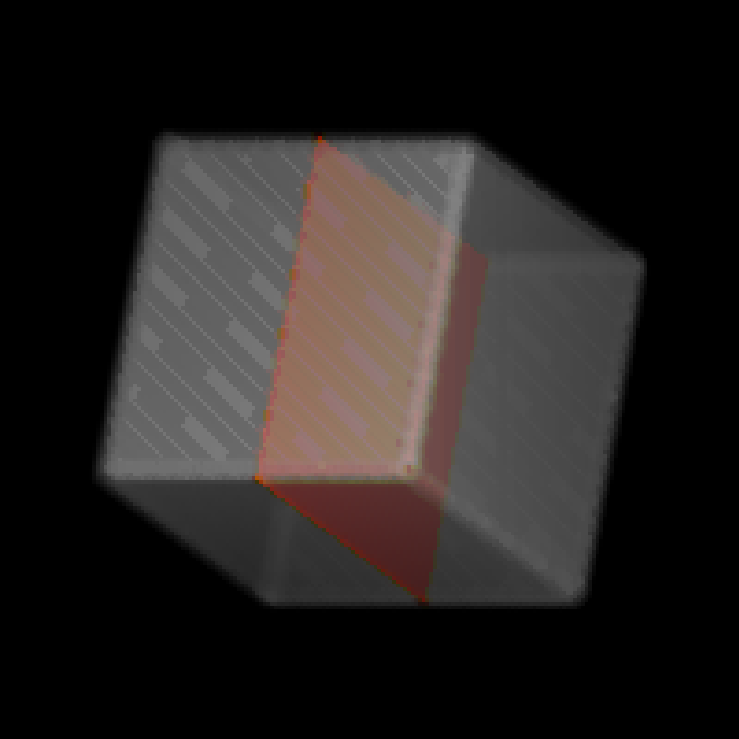

Source code (Python):
import sys
import numpy as np
import matplotlib.pyplot as plt
import matplotlib
matplotlib.use('TkAgg')
from scipy.interpolate import interpn
from scipy.spatial.transform import Rotation as R
from scipy import io
from scipy import ndimage as nimg

c_alpha_mask = 0.5
c_post_median = 3


def myTransferFunction(x, background=0.0):
    r = np.ones(shape=x.shape, dtype=np.float32)*background
    g = np.ones(shape=x.shape, dtype=np.float32)*background
    b = np.ones(shape=x.shape, dtype=np.float32)*background
    a = np.ones(shape=x.shape, dtype=np.float32)*0.000

    # mask
    #a[:] = x[:];
    r[:] = x[:]; g[:] = x[:]; b[:] = x[:]
    val = 1; a[x == val] = c_alpha_mask; r[x == val] = 1.0; g[x == val] = 1.0; b[x == val] = 1.0
    # walk
    val = 2; a[x == val] = 1.0; r[x == val] = 0.01; g[x == val] = 0.01; b[x == val] = 0.01
    # gt
    val = 4; a[x == val] = 1.0; r[x == val] = 1.0; g[x == val] = 0.0; b[x == val] = 0.0
    # cd_rl
    val = 5; a[x == val] = 1.0; r[x == val] = 31/255.0; g[x == val] = 151/255.0; b[x == val] = 1.0
    # cd_heat
    val = 6; a[x == val] = 1.0; r[x == val] = 0.0; g[x == val] = 1.0; b[x == val] = 0.0
    # cd_rule
    val = 7; a[x == val] = 1.0; r[x == val] = 1.0; g[x == val] = 0.06; b[x == val] = 0.94

    return r, g, b, a


def render(datacube, walk_mask, xyzangles=[0, 0, 0], save_filename="volumerender"+str(0)+".png"):
    print("calculating camera grid...")

    datacube = np.float32(datacube)
    datacube = nimg.uniform_filter(datacube, size=5)
    #datacube[datacube>0] = 1

    sx = nimg.sobel(datacube, axis=0, mode='constant')
    sy = nimg.sobel(datacube, axis=1, mode='constant')
    sz = nimg.sobel(datacube, axis=2, mode='constant')
    sob = np.sqrt(sx ** 2 + sy ** 2 + sz ** 2)
    datacube = np.float32(sob)
    datacube /= datacube.max()

    # Datacube Grid
    Nx, Ny, Nz = datacube.shape
    x = np.linspace(-Nx / 2, Nx / 2, Nx)
    y = np.linspace(-Ny / 2, Ny / 2, Ny)
    z = np.linspace(-Nz / 2, Nz / 2, Nz)
    points = (x, y, z)

    # Camera Grid / Query Points -- rotate camera view
    N = datacube.shape[0]
    M = 1*N
    c = np.linspace(-N / 2, N / 2, M)
    qx, qy, qz = np.meshgrid(c, c, c)

    rot = R.from_euler('YZX', xyzangles, degrees=True)
    q = np.array([qx.ravel(), qy.ravel(), qz.ravel()]).T
    qi = rot.apply(q)

    # ==== FIRST, RENDER VOLUME ONLY ()
    datacube2 = datacube.copy()
    #datacube2[datacube2>1] = 1

    camera_grid = interpn(points, datacube2, qi, method='linear', bounds_error=False, fill_value=0.0).reshape((M, M, M))

    grid = camera_grid.copy()
    #grid[grid>1] = 0
    print("computing surface-norms...")
    # get gradients/surface-norms
    grads = np.gradient(nimg.uniform_filter(grid, size=5))

    grads_magnitude = np.sqrt(grads[0]**2+grads[1]**2+grads[2]**2)
    grads_magnitude[grads_magnitude<1e-3] = 1
    grads_norm = grads[0]/grads_magnitude, grads[1]/grads_magnitude, grads[2]/grads_magnitude

    datacube2[walk_mask > 3] = walk_mask[walk_mask > 3]
    camera_grid = interpn(points, datacube2, qi, method='nearest', bounds_error=False, fill_value=0.0).reshape((M, M, M))
    camera_grid = np.round(camera_grid)

    # Interpolate onto Camera Grid
    #print(datacube.shape, qi.shape)

    print("determining colors and shades...")
    # color and shading
    red, green, blue, alpha = myTransferFunction(camera_grid)
    alpha[:] = grid[:]*c_alpha_mask
    alpha[camera_grid>2] = 1.0
    light_dir = np.array([1, 0.0, 0.0])
    light_dir = light_dir/np.linalg.norm(light_dir)

    grads_norm = grads_norm[0]*light_dir[0] + grads_norm[1]*light_dir[1] + grads_norm[2]*light_dir[2]
    #grads_norm[grads_norm<0.5] = 0.5
    grads_norm[camera_grid>2] = 7.0



    red = np.clip(red*grads_norm, 0.0, 1.0)
    green = np.clip(green * grads_norm, 0.0, 1.0)
    blue = np.clip(blue * grads_norm, 0.0, 1.0)
    alpha = np.clip(alpha * grads_norm, 0.005, 1.0)

    print("compositing...")
    # Do Volume Rendering
    image = np.ones((camera_grid.shape[1], camera_grid.shape[2], 3))*0.0
    for z, dataslice in enumerate(camera_grid):
        r, g, b, a = red[z, :, :], green[z, :, :], blue[z, :, :], alpha[z, :, :]
        image[:, :, 0] = a * r + (1 - a) * image[:, :, 0]
        image[:, :, 1] = a * g + (1 - a) * image[:, :, 1]
        image[:, :, 2] = a * b + (1 - a) * image[:, :, 2]

    image = nimg.median_filter(image, 3)
    image = np.clip(image, 0.0, 1.0)

    plt.figure(figsize=(4, 4), dpi=80)
    plt.imshow(image)
    plt.axis('off')

    plt.show()
    plt.pause(0.05)
    plt.savefig(save_filename, dpi=240, bbox_inches='tight', pad_inches=0)


def crop_datacube(datacube, use_preset=False, margin=50):
    global p
    if not use_preset:
        p = np.argwhere(datacube>0)

    p_min = np.min(p, axis=0)
    p_max = np.max(p, axis=0)

    p_min -= margin
    p_max += margin
    p_min = np.clip(p_min, 0, datacube.shape)
    p_max = np.clip(p_max, 0, datacube.shape)
    return datacube[p_min[0]:p_max[0], p_min[1]:p_max[1], p_min[2]:p_max[2]]


def get_key(args, key):
    val = None
    try:
        val = args[key]
    except:
        pass
    return val


def fetch_args():
    args = {}
    for k, arg in enumerate(sys.argv):
        if arg[0]=='-':
            args[arg[1:]] = sys.argv[k+1]
    return args


def process_args(args):
    global volume_path, mask_path, xyzangles
    global save_filename
    volume_path = get_key(args, "volume_path")
    mask_path = get_key(args, "mask_path")
    xyzangles = get_key(args, "xyzangles")
    save_filename = get_key(args, "save_filename")
    if xyzangles is None:
        xyzangles = "[0,-20,30]"
    xyzangles = xyzangles.strip("[]").split(',')
    xyzangles = [int(x) for x in xyzangles]


def main():
    global save_filename
    args = fetch_args()
    process_args(args)

    if volume_path is not None:
        datacube = io.loadmat(volume_path)
        key = None
        for k in datacube.keys():
            if k[0] != "_":
                key = k
                break
        datacube = datacube[key]

    mask = None
    if mask_path is not None:
        mask = io.loadmat(mask_path)
        key = None
        for k in mask.keys():
            if k[0]!="_":
                key = k
                break
        mask = mask[key]

    if save_filename is None:
        save_filename = 'render.png'

    render(datacube, mask, xyzangles=xyzangles, save_filename=save_filename)


if __name__ == '__main__':
    main()

"""
import numpy as np
import scipy.io as io
a = np.ones([200,200,200])*0.0
a[50:150, 50:150, 100] = 4.0

io.savemat('mask.mat', {'m': a})

"""